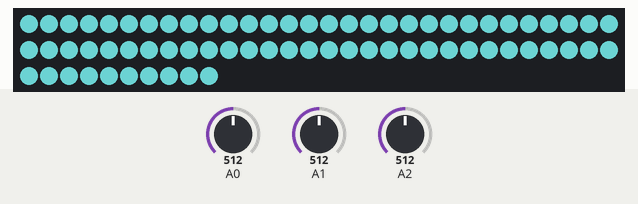
Simulated run of this program. Board: Arduino Nano Every. Parts: 70 RGB LEDs in strip order, left to right, continuing on the next row. The inputs (shaded band) are chosen by the test bench; at power-on: A0 = 512, A2 = 512, A1 = 512. Dim RGB values are drawn brighter than linear.

Above: at 1.2 s.
1.3 s: A0 set to 900
At 2.8 s:
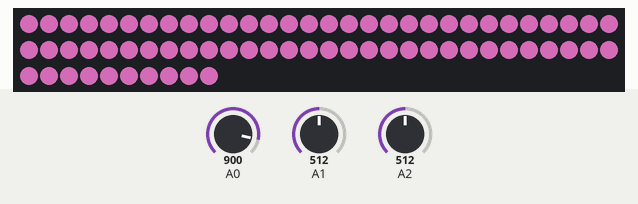
3.4 s: A2 set to 1023
At 4.3 s:
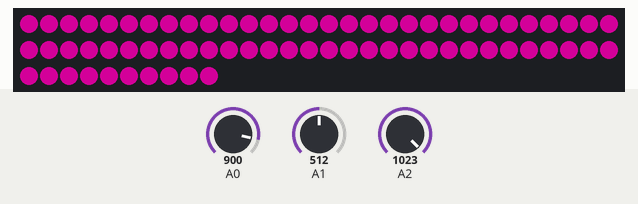
5.5 s: A1 set to 0
At 7.1 s:
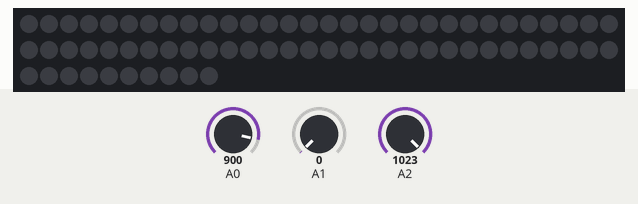
7.6 s: A1 set to 122
At 7.78 s:
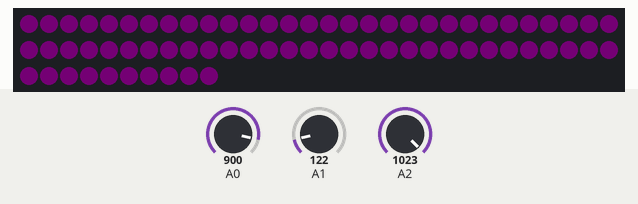
9.4 s: A0 set to 122
At 11.2 s:
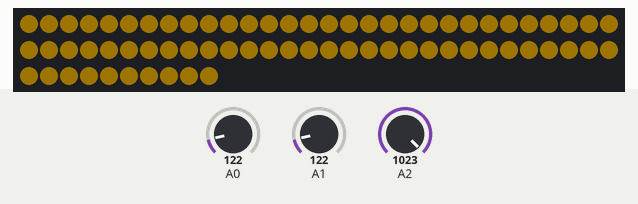
11.5 s: A2 set to 511
Timing chart, 0 to 14.5 s (numbered marks = the images above; inputs shaded):
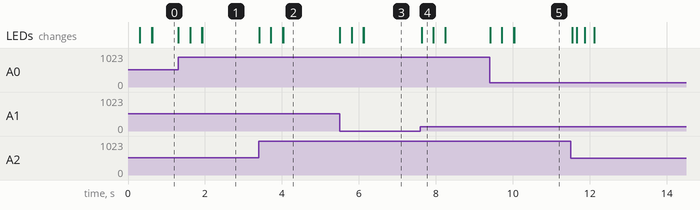

The program:

main.cpp
```cpp
// (licence header left out)
#include "Adafruit_NeoPixel.h"
#include "Arduino.h"
#include "RotatingBuffer.h"

#define LED_PIN 6
#define LED_COUNT 70
Adafruit_NeoPixel strip(LED_COUNT, LED_PIN, NEO_GRB + NEO_KHZ800);

RotatingBuffer hue_buffer = RotatingBuffer{};
RotatingBuffer sat_buffer = RotatingBuffer{};
RotatingBuffer val_buffer = RotatingBuffer{};

void setup() {
  strip.begin();
  strip.show();
}

uint16_t get_hue() {
  uint16_t raw = analogRead(A0);
  hue_buffer.push(raw);

  // Between 0 and 65535.
  return hue_buffer.mean() * 64.0616;
}

uint8_t get_value() {
  uint16_t raw = analogRead(A1);
  sat_buffer.push(raw);

  // Between 0 and 255.
  return sat_buffer.mean() * 0.249267;
}

uint8_t get_saturation() {
  uint16_t raw = analogRead(A2);
  val_buffer.push(raw);

  // Between 0 and 255.
  return val_buffer.mean() * 0.249267;
}

void loop() {
  uint16_t hue = get_hue();
  uint8_t saturation = get_saturation();
  uint8_t value = get_value();

  strip.fill(strip.ColorHSV(hue, saturation, value));
  strip.show();

  delay(10);
}
```

RotatingBuffer.h
```cpp
// (licence header left out)
#pragma once
#define BUFFER_SIZE 50

class RotatingBuffer {

 public:
  RotatingBuffer();

  void push(uint16_t new_element);
  int mean();

 private:
  uint16_t elements[BUFFER_SIZE];
};
```

RotatingBuffer.cpp
```cpp
// (licence header left out)
#include "Arduino.h"
#include "RotatingBuffer.h"

RotatingBuffer::RotatingBuffer() {
  for (uint8_t i = 0; i < BUFFER_SIZE; i++) {
    elements[i] = 0;
  }
}

void RotatingBuffer::push(uint16_t new_element) {
  const static int LAST = BUFFER_SIZE - 1;

  for (uint8_t i = 0; i < LAST; i++) {
    elements[i] = elements[i+1];
  }
  elements[LAST] = new_element;
}

int RotatingBuffer::mean() {
  uint32_t sum {};

  for (uint8_t i = 0; i < BUFFER_SIZE; i++) {
    sum += elements[i];
  }

  return (int) (sum / BUFFER_SIZE);
}
```

Measured:
- after the input at 7.6 s, the LEDs: change at once (image 4)
- after the input at 9.4 s, the LEDs: first change at once (image 5 shows a later state)
